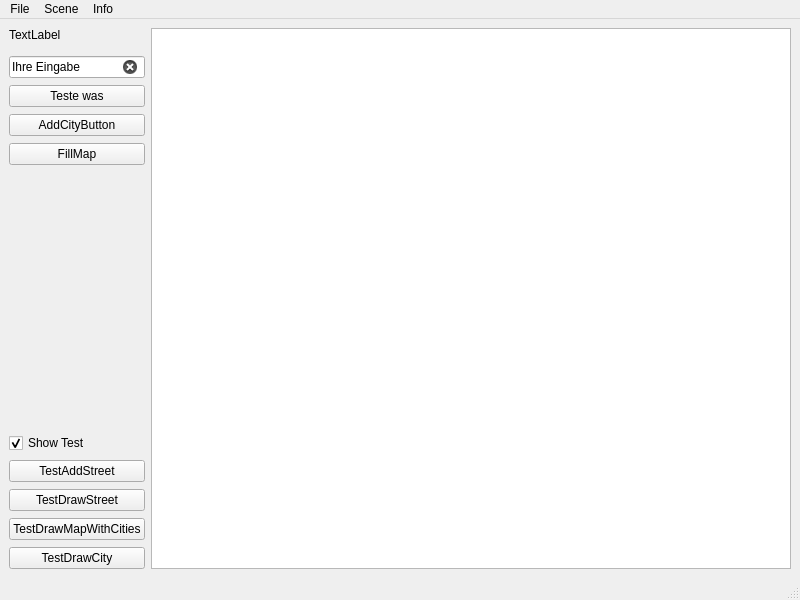
<?xml version="1.0" encoding="UTF-8"?>
<ui version="4.0">
 <class>MainWindow</class>
 <widget class="QMainWindow" name="MainWindow">
  <property name="geometry">
   <rect>
    <x>0</x>
    <y>0</y>
    <width>800</width>
    <height>600</height>
   </rect>
  </property>
  <property name="windowTitle">
   <string>MainWindow</string>
  </property>
  <widget class="QWidget" name="centralwidget">
   <layout class="QGridLayout" name="gridLayout" columnstretch="0,1,0,0,0">
    <property name="verticalSpacing">
     <number>7</number>
    </property>
    <item row="4" column="0">
     <widget class="QPushButton" name="AddCityButton">
      <property name="text">
       <string>AddCityButton</string>
      </property>
     </widget>
    </item>
    <item row="3" column="0">
     <widget class="QPushButton" name="pushButton_teste_was">
      <property name="toolTip">
       <string>&lt;html&gt;&lt;head/&gt;&lt;body&gt;&lt;p&gt;Testet, ob Ihre Eingabe eine Zahl oder ein Text ist.&lt;/p&gt;&lt;/body&gt;&lt;/html&gt;</string>
      </property>
      <property name="text">
       <string>Teste was</string>
      </property>
     </widget>
    </item>
    <item row="6" column="0">
     <spacer name="verticalSpacer">
      <property name="orientation">
       <enum>Qt::Orientation::Vertical</enum>
      </property>
      <property name="sizeHint" stdset="0">
       <size>
        <width>20</width>
        <height>40</height>
       </size>
      </property>
     </spacer>
    </item>
    <item row="2" column="0">
     <widget class="QLineEdit" name="lineEdit_teste_was">
      <property name="text">
       <string>Ihre Eingabe</string>
      </property>
      <property name="placeholderText">
       <string>Ihre Eingabe</string>
      </property>
      <property name="clearButtonEnabled">
       <bool>true</bool>
      </property>
     </widget>
    </item>
    <item row="8" column="0">
     <widget class="QPushButton" name="TestMapStreet">
      <property name="text">
       <string>TestAddStreet</string>
      </property>
     </widget>
    </item>
    <item row="0" column="0">
     <widget class="QLabel" name="label_eingabe">
      <property name="text">
       <string>TextLabel</string>
      </property>
     </widget>
    </item>
    <item row="7" column="0">
     <widget class="QCheckBox" name="ShowTest">
      <property name="text">
       <string>Show Test</string>
      </property>
      <property name="checked">
       <bool>true</bool>
      </property>
     </widget>
    </item>
    <item row="10" column="0">
     <widget class="QPushButton" name="TestDrawMapWithCitiesButton">
      <property name="text">
       <string>TestDrawMapWithCities</string>
      </property>
     </widget>
    </item>
    <item row="11" column="0">
     <widget class="QPushButton" name="testDrawCityButton">
      <property name="text">
       <string>TestDrawCity</string>
      </property>
     </widget>
    </item>
    <item row="9" column="0">
     <widget class="QPushButton" name="TestDrawStreet">
      <property name="text">
       <string>TestDrawStreet</string>
      </property>
     </widget>
    </item>
    <item row="0" column="1" rowspan="12" colspan="4">
     <widget class="QGraphicsView" name="graphicsView"/>
    </item>
    <item row="5" column="0">
     <widget class="QPushButton" name="FillMap">
      <property name="text">
       <string>FillMap</string>
      </property>
     </widget>
    </item>
   </layout>
  </widget>
  <widget class="QStatusBar" name="statusbar"/>
  <widget class="QMenuBar" name="menubar">
   <property name="geometry">
    <rect>
     <x>0</x>
     <y>0</y>
     <width>800</width>
     <height>26</height>
    </rect>
   </property>
   <widget class="QMenu" name="menuFile">
    <property name="title">
     <string>File</string>
    </property>
    <addaction name="actionOpen"/>
    <addaction name="actionSave"/>
    <addaction name="separator"/>
    <addaction name="actionExit"/>
   </widget>
   <widget class="QMenu" name="menuScene">
    <property name="title">
     <string>Scene</string>
    </property>
    <addaction name="actionClear_Scene"/>
   </widget>
   <widget class="QMenu" name="menuInfo">
    <property name="title">
     <string>Info</string>
    </property>
    <addaction name="actionAbout"/>
   </widget>
   <addaction name="menuFile"/>
   <addaction name="menuScene"/>
   <addaction name="menuInfo"/>
  </widget>
  <action name="actionHinzuf_gen">
   <property name="text">
    <string>Hinzufügen</string>
   </property>
   <property name="shortcut">
    <string>Alt+E</string>
   </property>
  </action>
  <action name="actionClear_Scene">
   <property name="text">
    <string>Clear Scene</string>
   </property>
   <property name="shortcut">
    <string>Alt+S</string>
   </property>
  </action>
  <action name="actionAbout">
   <property name="text">
    <string>About</string>
   </property>
  </action>
  <action name="actionOpen">
   <property name="enabled">
    <bool>false</bool>
   </property>
   <property name="text">
    <string>Open</string>
   </property>
  </action>
  <action name="actionSave">
   <property name="enabled">
    <bool>false</bool>
   </property>
   <property name="text">
    <string>Save</string>
   </property>
  </action>
  <action name="actionExit">
   <property name="text">
    <string>Exit</string>
   </property>
   <property name="shortcut">
    <string>Alt+E</string>
   </property>
  </action>
 </widget>
 <resources/>
 <connections/>
</ui>
